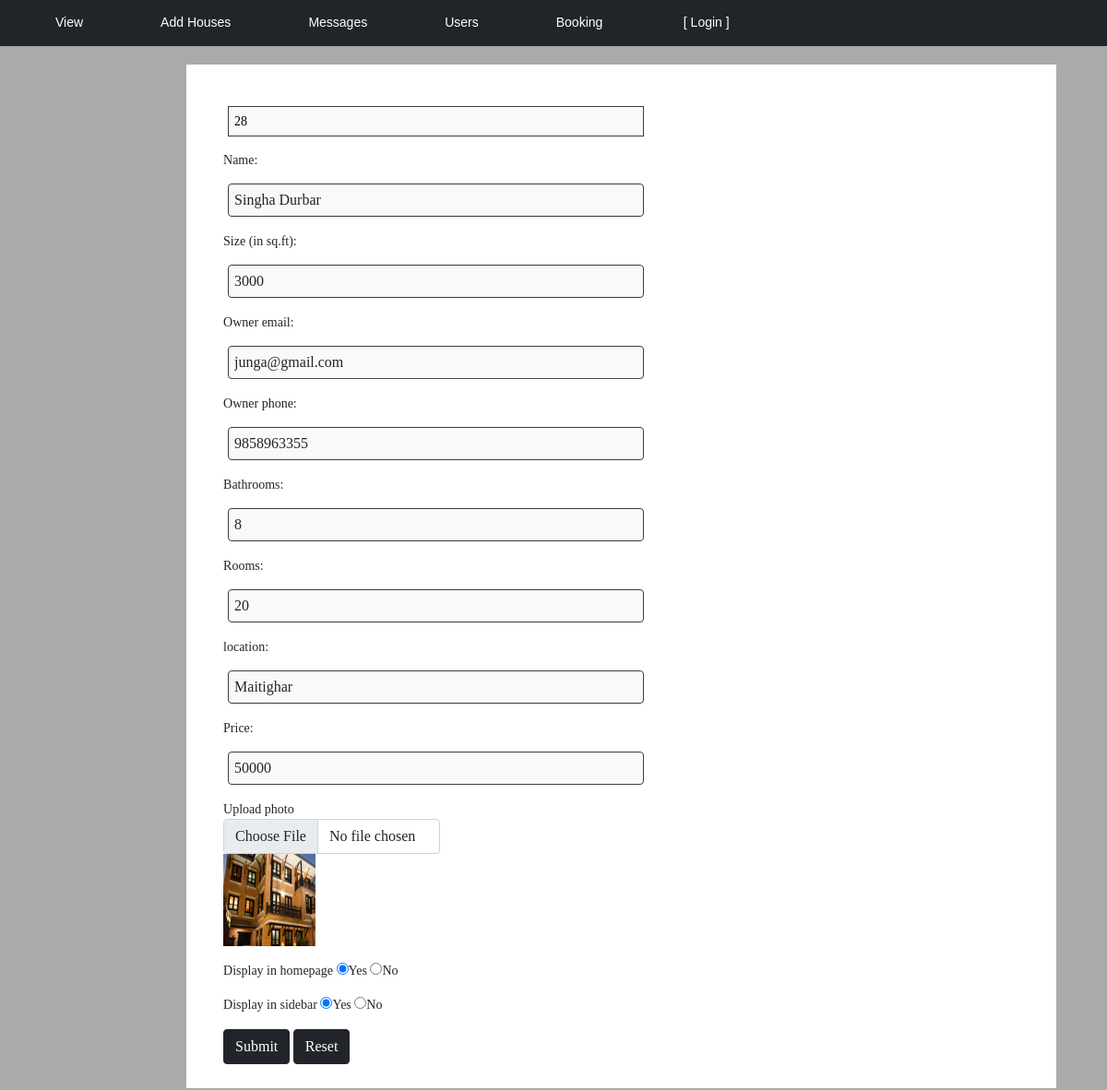
The page /admin/editar.php?id=28 on the database its author committed.
### tables this page shows
CREATE TABLE `tbl_property` (
  `id` int(11) NOT NULL,
  `name` varchar(255) NOT NULL,
  `size` int(11) NOT NULL,
  `price` varchar(255) NOT NULL,
  `email` varchar(255) NOT NULL,
  `phone` varchar(255) NOT NULL,
  `bathrooms` int(11) NOT NULL,
  `rooms` int(11) NOT NULL,
  `location` varchar(255) NOT NULL,
  `photo` varchar(255) NOT NULL,
  `home` tinyint(1) NOT NULL DEFAULT 0,
  `side` tinyint(4) NOT NULL DEFAULT 0
);

### admin/editar.php (the view, shortened to what this page needs)
<?php
include("include/connection.php");
$id = $_REQUEST['id'];
$sql = "SELECT * FROM tbl_property WHERE id='$id'";
$result = $conn->query($sql);
if ($result->num_rows > 0) {
    while ($rs = $result->fetch_assoc()) {
        $name = $rs["name"];
        $size = $rs["size"];
        $email = $rs["email"];
        $phone = $rs["phone"];
        $b_room = $rs["bathrooms"];
        $room = $rs["rooms"];
        $location = $rs["location"];
        $price = $rs["price"];
        $photo = $rs["photo"];
        $home = $rs['home'];
        $side = $rs['side'];
    }
}
?>
<html>
<head>
    <head>
        <link rel="stylesheet" href="css/style.css">
        <link rel="stylesheet" href="web_project/css/bootstrap.css">
    </head>
</head>
<body>
    <div id="wrapper">
        <?php include("include/header1.php"); ?>
        <div id="content" style="background-color: #AAAAAA;">
            <form id="form1" name="editproperty" action="<?php echo $_SERVER['PHP_SELF']; ?>" method="POST"
                enctype="multipart/form-data" style="font-size: 14px;">
                <fieldset>
                    <input type="text" name="id" value="<?php echo $id; ?>">
                    <p>
                        <label for="Name">Name: </label>
                        <input class="form-control" type="text" name="fname" id="fname" value="<?php echo $name; ?>">
                    </p>
                    <p>
                        <label for="Size">Size (in sq.ft):</label>
                        <input class="form-control" type="text" name="size" id="size" value="<?php echo $size; ?>">
                    </p>
                    <p>
                        <label for=" O_email">Owner email:</label>
                        <input class="form-control" type="email" name="email" id="email" value="<?php echo $email; ?>">
                    </p>
                    <p>
                        <label for=" O_phone">Owner phone: </label>
                        <input class="form-control" type="text" name="phone" id="phone" value="<?php echo $phone; ?>">
                    </p>
                    <p>
                        <label for=" B_room">Bathrooms: </label>
                        <input class="form-control" type="number" name="broom" id="broom"
                            value="<?php echo $b_room; ?>">
                    </p>
                    <p>
                        <label for=" Room">Rooms: </label>
                        <input class="form-control" type="number" name="room" id="room" value="<?php echo $room; ?>">
                    </p>
                    <p>
                        <label for=" Location">location:</label>
                        <input class="form-control" type="text" name="location" id="location"
                            value="<?php echo $location; ?>">
                    </p>
                    <p>
                        <label for=" Price">Price:</label>
                        <input class="form-control" type="text" name="price" id="price" value="<?php echo $price; ?>">
                    </p>
                    <p>
                        <label for=" Photo">Upload photo</label>
                        <input class="form-control" type="file" name="photo">
                        <?php
                        if ($photo != '') { ?>
                        <img src="<?php echo 'images/' . $photo; ?>" width="100" height="100">
                        <?php
                        }
                        ?>
                    </p>
                    <p>
                        <label for="home">Display in homepage</label>
                        <input type="radio" name="home" value="1" <?php if ($home == 1) { ?> checked <?php } ?>>Yes
                        <input type="radio" name="home" value="0" <?php if ($home == 0) { ?> checked <?php } ?>>No
                    </p>
                    <p>
                        <label for="home">Display in sidebar</label>
                        <input type="radio" name="side" value="1" <?php if ($side == 1) { ?> checked <?php } ?>>Yes
                        <input type="radio" name="side" value="0" <?php if ($side == 0) { ?> checked <?php } ?>>No
                    </p>
                    <p>
                        <button class="btn btn-dark" type=" submit" name="submit" value="Submit">Submit</button>
                        <button class="btn btn-dark" type=" reset" name="reset" value="Reset">Reset</button>
                    </p>
                </fieldset>
            </form>
        </div>
    </div>
</body>
</html>

### admin/css/style.css (style rules this page uses)
body { margin: 0; font-size: 12px; box-sizing: border-box; font-family: "opensans-regular", sans-serif; height: auto; }
#wrapper { width: 100%; height: auto; background-color: #eee; overflow: hidden; font-family: Segoe UI Semibold; }
#content { font-size: 14px; padding-top: 20px; background-color: #f5f5f5; overflow: hidden; width: 1347px; height: auto; background-position: center; background-repeat: no-repeat; background-size: cover; display: block; margin-left: auto; margin-right: auto; padding-bottom: 20px; }
#form1 { padding-top: 30px; padding-left: 40px; font-size: 14px; width: 70%; height: auto; margin-left: auto; margin-right: auto; background-color: #fff; padding-bottom: 10px; }
input[type="file"] { width: 26%; }
#form1 input[type="text"], #form1 input[type="email"], #form1 input[type="number"] { width: 50%; padding: 5px 6px; margin: 15px 5px; background-color: #f9f9f9; border: 1px solid #3c3c3c; box-sizing: border-box; }
.form-control { width: 20%; }

### rows shown on the page
tbl_property: fname "Singha Durbar", size "3000", email "junga@gmail.com", phone "9858963355", broom "8", room "20", location "Maitighar", price "50000", photo (picture), home "☑", side "☑"
